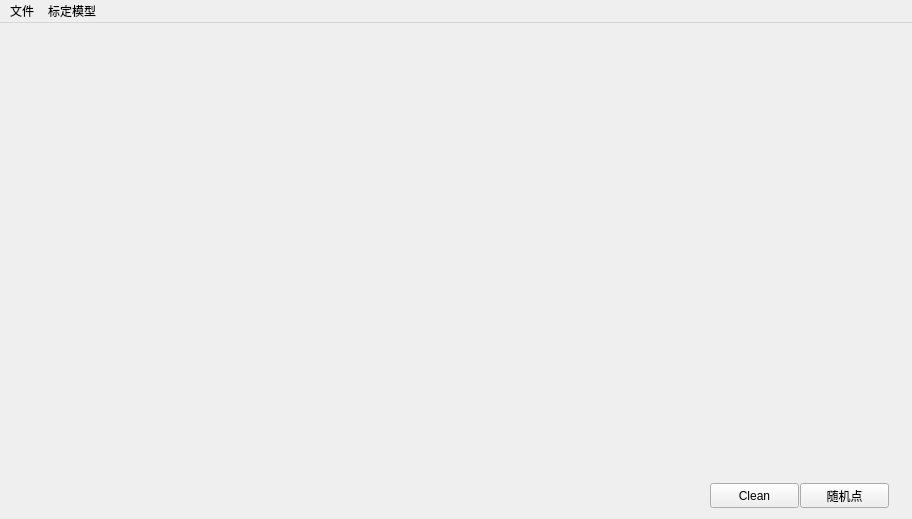
<?xml version="1.0" encoding="UTF-8"?>
<ui version="4.0">
 <class>MainWindow</class>
 <widget class="QMainWindow" name="MainWindow">
  <property name="geometry">
   <rect>
    <x>0</x>
    <y>0</y>
    <width>912</width>
    <height>519</height>
   </rect>
  </property>
  <property name="sizePolicy">
   <sizepolicy hsizetype="Fixed" vsizetype="Fixed">
    <horstretch>0</horstretch>
    <verstretch>0</verstretch>
   </sizepolicy>
  </property>
  <property name="minimumSize">
   <size>
    <width>912</width>
    <height>519</height>
   </size>
  </property>
  <property name="maximumSize">
   <size>
    <width>912</width>
    <height>519</height>
   </size>
  </property>
  <property name="windowTitle">
   <string>Calib-gui</string>
  </property>
  <widget class="QWidget" name="centralwidget">
   <property name="maximumSize">
    <size>
     <width>912</width>
     <height>16777215</height>
    </size>
   </property>
   <widget class="QWidget" name="gridLayoutWidget">
    <property name="geometry">
     <rect>
      <x>0</x>
      <y>0</y>
      <width>701</width>
      <height>491</height>
     </rect>
    </property>
    <layout class="QGridLayout" name="gridLayout">
     <property name="sizeConstraint">
      <enum>QLayout::SetNoConstraint</enum>
     </property>
    </layout>
   </widget>
   <widget class="QPushButton" name="cleanBtn">
    <property name="geometry">
     <rect>
      <x>710</x>
      <y>460</y>
      <width>89</width>
      <height>25</height>
     </rect>
    </property>
    <property name="text">
     <string>Clean</string>
    </property>
    <property name="checkable">
     <bool>false</bool>
    </property>
    <property name="autoRepeat">
     <bool>false</bool>
    </property>
   </widget>
   <widget class="QPushButton" name="randomPointsBtn">
    <property name="geometry">
     <rect>
      <x>800</x>
      <y>460</y>
      <width>89</width>
      <height>25</height>
     </rect>
    </property>
    <property name="text">
     <string>随机点</string>
    </property>
    <property name="checkable">
     <bool>false</bool>
    </property>
   </widget>
   <widget class="QWidget" name="gridLayoutWidget_2">
    <property name="geometry">
     <rect>
      <x>700</x>
      <y>0</y>
      <width>211</width>
      <height>301</height>
     </rect>
    </property>
    <layout class="QGridLayout" name="proptree"/>
   </widget>
  </widget>
  <widget class="QMenuBar" name="menubar">
   <property name="geometry">
    <rect>
     <x>0</x>
     <y>0</y>
     <width>912</width>
     <height>28</height>
    </rect>
   </property>
   <widget class="QMenu" name="menu">
    <property name="title">
     <string>文件</string>
    </property>
    <addaction name="action"/>
   </widget>
   <widget class="QMenu" name="menu_2">
    <property name="title">
     <string>标定模型</string>
    </property>
    <addaction name="separator"/>
    <addaction name="actionpinhole"/>
    <addaction name="actionpinhole_radtan"/>
    <addaction name="actionkb"/>
   </widget>
   <addaction name="menu"/>
   <addaction name="menu_2"/>
  </widget>
  <action name="action">
   <property name="text">
    <string>打开文件夹</string>
   </property>
  </action>
  <action name="actionpinhole">
   <property name="text">
    <string>pinhole</string>
   </property>
  </action>
  <action name="actionpinhole_radtan">
   <property name="text">
    <string>pinhole-radtan</string>
   </property>
  </action>
  <action name="actionkb">
   <property name="text">
    <string>kb</string>
   </property>
  </action>
 </widget>
 <resources/>
 <connections/>
</ui>
